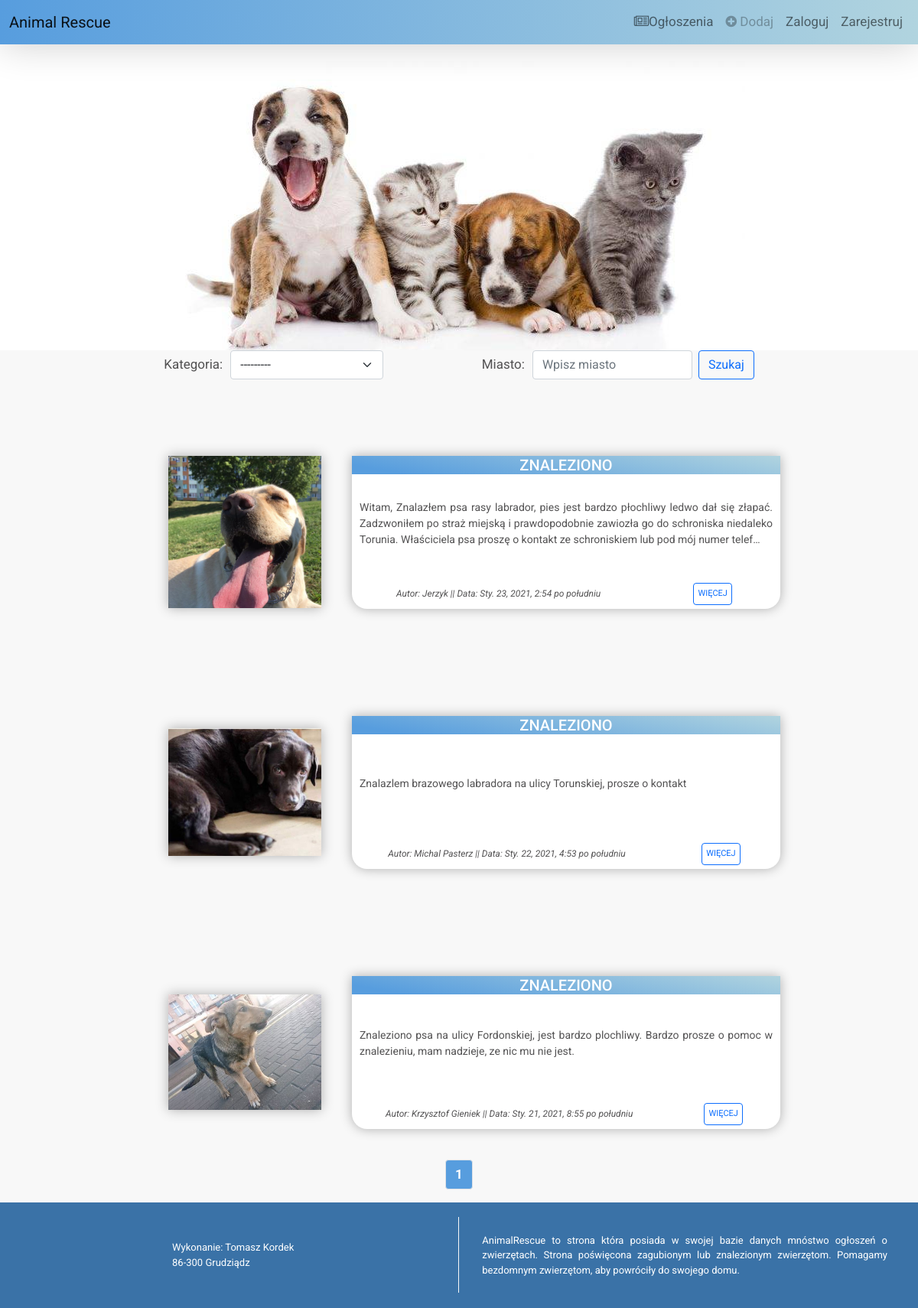
Screenshot of /current/found/ with the database file from the repository.
### index/models.py (models this page shows, shortened)
class ToDo(models.Model):
    Miasto = models.CharField(max_length=25, help_text='Podać miasto')
    Lokalizacja = models.CharField(max_length=50, blank=True, help_text='<b>* Pole niewymagane</b><br>Podać lokalizację(np. ulica)')
    Opis = models.TextField(help_text='Podaj dokładny opis') #jezeli nie chce to nie musi uzupelniac
    Zdjęcie = models.ImageField(upload_to='index/pictures', blank=True, help_text='<b>* Pole niewymagane</b><br>Wklej zdjęcie')
    created=models.DateTimeField(auto_now_add=True)
    user = models.ForeignKey(User, on_delete=models.CASCADE)
    Kategoria = models.CharField(max_length=15, choices=TITLE_CHOICES, help_text='Wybierz kategorie ogłoszenia')
    Kontakt = models.CharField(max_length=30, blank=True, help_text='<b>* Pole niewymagane</b><br>Numer kontaktowy, mail itp.')
    Akceptacja = models.CharField(max_length=15, choices=ACCEPT_CHOICES, blank=True)

### index/views.py (the view)
# urls.py: path('current/found/', views.currentsfound, name='currentsfound'),
def currentsfound(request):
    TODOS = ToDo.objects.filter(Kategoria='ZNALEZIONO', Akceptacja='TAK').order_by('-created')
    paginator = Paginator(TODOS, 3)
    page = request.GET.get('page')
    TODOS = paginator.get_page(page)
    return render(request,'index/currentsfound.html', {'TODOS':TODOS})

### index/templates/index/currentsfound.html (shortened to what this page needs)
{% extends 'index/base_current.html' %}
{% load static %}

### index/templates/index/base_current.html (shortened to what this page needs)
{% load static %}
<!doctype html>
<html lang="en">
  <head>
    <link href="https://cdn.jsdelivr.net/npm/bootstrap@5.0.0-beta1/dist/css/bootstrap.min.css" rel="stylesheet">
    <link rel="stylesheet" href="https://cdnjs.cloudflare.com/ajax/libs/font-awesome/4.7.0/css/font-awesome.min.css">
    <link href="{% static 'css/style.css' %}" rel="stylesheet">
  </head>
<body>
<section id="top">
  <nav class="navbar navbar-expand-lg navbar-light">
    <div class="container-fluid">
      <a class="navbar-brand" href="{% url 'index' %}">Animal Rescue</a>
        <div class="collapse navbar-collapse justify-content-end" id="navbarNav">
          <ul class="navbar-nav">
            <li class="nav-item">
            <a class="nav-link" href="{% url 'currents' %}"><i class="fa fa-newspaper-o"></i>Ogłoszenia</a>
            </li>
            {% if user.is_authenticated %}
              <li class="nav-item">
              <a class="nav-link" href="{% url 'createtodo' %}" tabindex="-1" aria-disabled="true"><i class="fa fa-plus-circle"></i> Dodaj</a>
              </li>
              <li class="nav-item">
              <a class="nav-link" href="{% url 'UserTodo' %}"><i class="fa fa-user"></i> {{ user.username }}</a>
              </li>
              {% if user.is_superuser %}
                <li class="nav-item">
                <a class="nav-link" href="{% url 'adminsite' %}" style="color:red;"><i class="fa fa-unlock-alt"></i> Panel administracyjny</a>
                </li>
              {% endif %}
              <form action="{% url 'logoutuser' %}" method="POST">
              {% csrf_token %}
              <li class="nav-item">
              <button type="submit" class="btn btn-danger">Wyloguj</button>
              </li>
              </form>
            {% else %}
              <li class="nav-item">
              <a class="nav-link disabled" href="#" tabindex="-1" aria-disabled="true" alt="Zaloguj sie"><i class="fa fa-plus-circle"></i> Dodaj</a>
              </li>
              <li>
              <a class="nav-link" href="{%  url 'loginuser' %}">Zaloguj</a>
              </li>
              <li class="nav-item">
              <a class="nav-link" href="{% url 'signupuser' %}">Zarejestruj</a>
              </li>
            {% endif %}
          </ul>
        </div>
    </div>
  </nav>
<div id="logo">
</div>
</section>
<div class="topcurr">
  <div>
    Kategoria:
    <select select class="form-select" aria-label="Default select example" onchange="location = this.value;">
     <option>---------</option>
    </select>
    </div>
    <div>Miasto:
    <form class="d-flex" action= "{% url 'currents' %}">
            <input class="form-control me-2" type="search" placeholder="Wpisz miasto" aria-label="Search" name="search">
            <button class="btn btn-outline-primary" type="submit">Szukaj</button>
    </form>
    </div>
</div>
{% for ToDo in TODOS %}
<center>
<div class="card-currents mb-3">
  <div class="row g-0">
    <div class="col-md-4">
      {% if ToDo.Zdjęcie.url is not Null %}
      <a href="{{ ToDo.Zdjęcie.url }}"><img src="{{ ToDo.Zdjęcie.url }}"></a>
      {% else %}
      Brak zdjęcia
      {% endif %}
    </div>
    <div class="col-md-8">
      {% if ToDo.Kategoria == 'ZNALEZIONO' %}
      <div class="card-body-currents">
        <h5 class="card-title">ZNALEZIONO</h5>
        {% elif ToDo.Kategoria == 'SZUKAM' %}
        <div class="card-body-currents">
        <h5 class="card-title">POSZUKUJĘ</h5>
        {% elif ToDo.Kategoria == 'INNE' %}
        <div class="card-body-currents">
        <h5 class="card-title">INNE</h5>
        {% else %}
        <div class="card-body-currents-done">
        <h5 class="card-title-done">ZAKOŃCZONE</h5>
        {% endif %}
        <p class="card-text">{{ ToDo.Opis|truncatechars:250 }}</p>
        <div class="card-info">
          <i>Autor: {{ ToDo.user}} || Data: {{ ToDo.created }}</i>
          <a href="{% url 'detail' ToDo.id %}">
            {% ifequal ToDo.user|stringformat:"s" request.user.username %}
              <button type="button" class="btn btn-outline-primary">WIĘCEJ+EDYCJA</button>
            {% else %}
              <button type="button" class="btn btn-outline-primary">WIĘCEJ</button>
            {% endifequal %}
          </a>
        </div>
      </div>
    </div>
  </div>
</div>
</center>
{% endfor %}
<nav aria-label="Page navigation example">
  <ul class="pagination justify-content-center">
      {% for num in TODOS.paginator.page_range %}
        {% if TODOS.number == num %}
          <li class="page-item" ><a class="page-link" style="background-color:rgb(87, 157, 222); color:white;"  href="?page={{num}}"><b> {{ num }} </b></a></li>
        {% elif num > TODOS.number|add:'-3' and num < TODOS.number|add:'3' %}
          <li class="page-item"><a class="page-link" href="?page={{num}}">{{ num }}</a></li>
        {% endif %}
      {% endfor %}
  </ul>
</nav>
<footer>
  <div>Wykonanie: Tomasz Kordek<br/>
  86-300 Grudziądz</div>
  <div>AnimalRescue to strona która posiada w swojej bazie danych mnóstwo ogłoszeń o zwierzętach.
    Strona poświęcona zagubionym lub znalezionym zwierzętom.
    Pomagamy bezdomnym zwierzętom, aby powróciły do swojego domu.</div>
</footer>
</body>
</html>

### index/static/css/style.css (style rules this page uses)
html { height: 100%; }
body { margin: auto; background-color: rgb(248, 248, 248); color:rgb(83, 82, 83); width: 100%; min-height: 100%; display: flex; flex-direction: column; font-family: 'Roboto', sans-serif; font-size: 17px; }
#top .navbar { background-image: linear-gradient(to right, rgb(87, 157, 222) , rgb(177, 212, 223)); box-shadow: 0px 0px 50px 0px rgba(0,0,0,0.20); }
#logo { background-image: url("/static/img/bg.jpg"); background-repeat:no-repeat; background-position: center; background-size:auto; width: 100%; height: 400px; background-color: white; }
.card-title { color: rgb(87, 157, 222); }
.card-text { text-align: justify; }
.card-info { width: 100%; display: flex; justify-content: space-around; align-items: center; margin: 0; padding: 0; }
.card-info i { font-size: 12px; }
.card-info .btn { font-size: 11px; padding: 5px; margin: 5px; }
footer { position: sticky; margin-top:auto; width: 100%; min-height: 80px; background-color: rgb(58, 114, 167); color: white; display: flex; justify-content: space-around; align-items: center; padding: 10px; }
footer div { width: 100%; text-align: justify; display: flex; justify-content: center; align-items: center; font-size: 13px; padding: 30px; }
.form-select { width: 200px; margin-left: 10px; }
.form-control { margin-left: 10px; }
.topcurr { margin: 0 auto; width: 900px; display: flex; justify-content: space-around; }
.topcurr div { display: flex; align-items: center; }
footer div:nth-of-type(1) { border-right: 1px solid rgb(248, 248, 248); }
.card-currents { margin: 30px; width: 70%; }
.col-md-4 { min-height: 200px; display: flex; justify-content: center; align-items: center; }
.col-md-8 { background-color: white; height: 200px; box-shadow: 0px 0px 15px 0px rgba(0, 0, 0, 0.3); border-bottom-right-radius: 20px; border-bottom-left-radius: 20px; }
.col-md-4 img { max-height: 250px; width: 200px; box-shadow: 0px 0px 15px 0px rgba(0, 0, 0, 0.3); }
.row { display: flex; align-items: center; min-height: 200px; margin-bottom: 40px; margin-top: 100px; }
.card-text { font-size: 14px; padding: 10px; }
.card-body-currents { display: flex; flex-direction: column; justify-content: space-between; height: 200px; }
.card-body-currents h5 { background: linear-gradient(10deg, rgb(87, 157, 222) 10%, rgb(177, 212, 223)); color: white; }
input { display: flex; flex-direction: column; }

### rows the page displays
ToDo: Zdjęcie (picture), Kategoria "ZNALEZIONO", Opis "Witam, Znalazłem psa rasy labrador, pies jest bardzo płochliwy ledwo dał się złapać. Zadzwoniłem po straż miejską i prawdopodobnie zawiozła go do schroniska niedaleko Torunia. Właściciela psa proszę o kontakt ze schroniskiem lub pod mój numer telef…", user "Jerzyk", created "Sty. 23, 2021, 2:54 po południu"
ToDo: Zdjęcie (picture), Kategoria "ZNALEZIONO", Opis "Znalazlem brazowego labradora na ulicy Torunskiej, prosze o kontakt", user "Michal Pasterz", created "Sty. 22, 2021, 4:53 po południu"
ToDo: Zdjęcie (picture), Kategoria "ZNALEZIONO", Opis "Znaleziono psa na ulicy Fordonskiej, jest bardzo plochliwy. Bardzo prosze o pomoc w znalezieniu, mam nadzieje, ze nic mu nie jest.", user "Krzysztof Gieniek", created "Sty. 21, 2021, 8:55 po południu"

### other values shown
{{ num }} "1"
